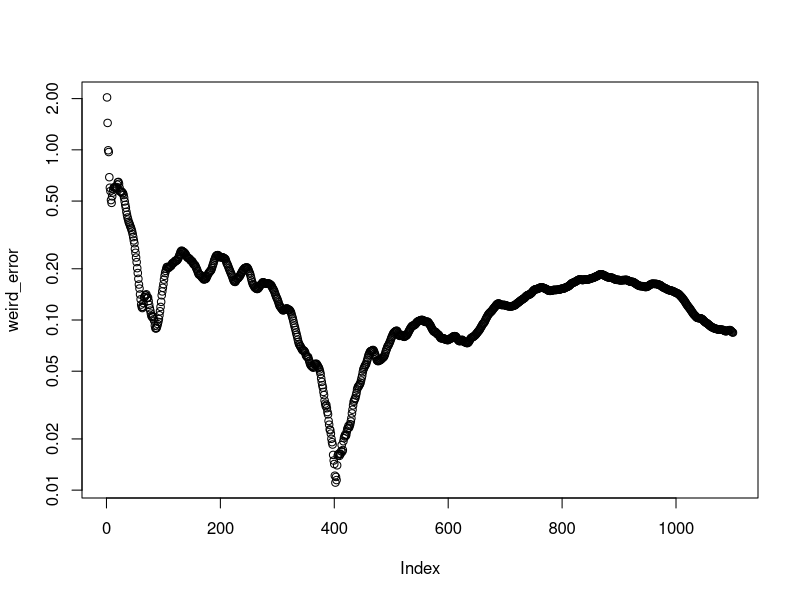

Here is the R script that generated this plot:
# test field for reproducing the simulation from the paper
# sample path of 4 chain MCMC
log_joint_density <- function(theta) {
  t1 <- theta[1]
  t2 <- theta[2]
  log_p_t1 <- dnorm(t1, 0, 1, log = TRUE)
  log_p_t2_given_t1 <- dnorm(t2, 0.03 * (t1^2 - 100), 1, log = TRUE)
  return(log_p_t1 + log_p_t2_given_t1)
}

# func for metropolis
run_metropolis_chain <- function(n_samples, init_theta, proposal_sd = 0.5) {
  # initialization phase
  samples <- matrix(NA, nrow = n_samples, ncol = 2)
  current_theta <- init_theta
  samples[1, ] <- current_theta
  
  for (i in 2:n_samples) {
    # proposal is theta1 at s + x, where x ~norm(0, 0.5)
    proposal_theta1 <- current_theta
    proposal_theta1[1] <- current_theta[1] + rnorm(1, mean = 0, sd = proposal_sd)
    # check r
    log_acc_ratio <- log_joint_density(proposal_theta1) - log_joint_density(current_theta)
    if (log(runif(1)) < log_acc_ratio) {
      current_theta[1] <- proposal_theta1[1]
    }
    
    # update theta2 by Gibbs
    mean_t2 <- 0.03 * (current_theta[1]^2 - 100)
    current_theta[2] <- rnorm(1, mean = mean_t2, sd = 1)
    # update the theta vector
    samples[i, ] <- current_theta
  }
  return(samples) # Return both theta1 and theta 2
}
set.seed(123)
n_samples <- 1100
n_chains_4 <- 4

theta1_matrix_4 <- matrix(NA, nrow = n_samples, ncol = n_chains_4)
theta2_matrix_4 <- matrix(NA, nrow = n_samples, ncol = n_chains_4)
error1_matrix_4 <- matrix(NA, nrow = n_samples, ncol = n_chains_4)
error2_matrix_4 <- matrix(NA, nrow = n_samples, ncol = n_chains_4)


for (j in 1:n_chains_4) {
  
  # 1. Generate a unique random starting point for EACH chain
  init_point <- c(runif(1, -3, 3), runif(1, -10, 0)) 
  
  # 2. FIX: Run the chain ONCE and store the 2D matrix
  chain_output <- run_metropolis_chain(n_samples, init_point, proposal_sd = 0.5)
  
  # 3. Separate the components into your matrices
  theta1_matrix_4[, j] <- chain_output[, 1]
  theta2_matrix_4[, j] <- chain_output[, 2]
  
  # calculate the weird error:
  error1_matrix_4[, j] <- cumsum(chain_output[,1]) / (1:n_samples)
  error2_matrix_4[, j] <- cumsum(chain_output[,2]) / (1:n_samples)
}

avg_error1_4 <- rowMeans(error1_matrix_4)
avg_error2_4 <- rowMeans(error2_matrix_4)+3

avg_squared_error1_4 <- avg_error1_4^2
avg_squared_error2_4 <- avg_error2_4^2

weird_error <- sqrt(avg_squared_error1_4+avg_squared_error2_4)
plot(weird_error, log='y')
